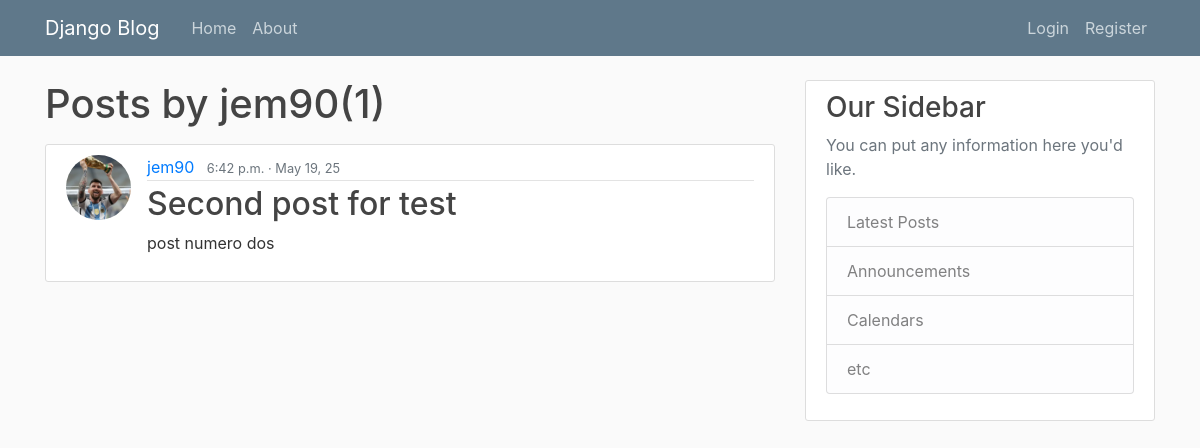
Before: /user/jem90/ with the older database file.
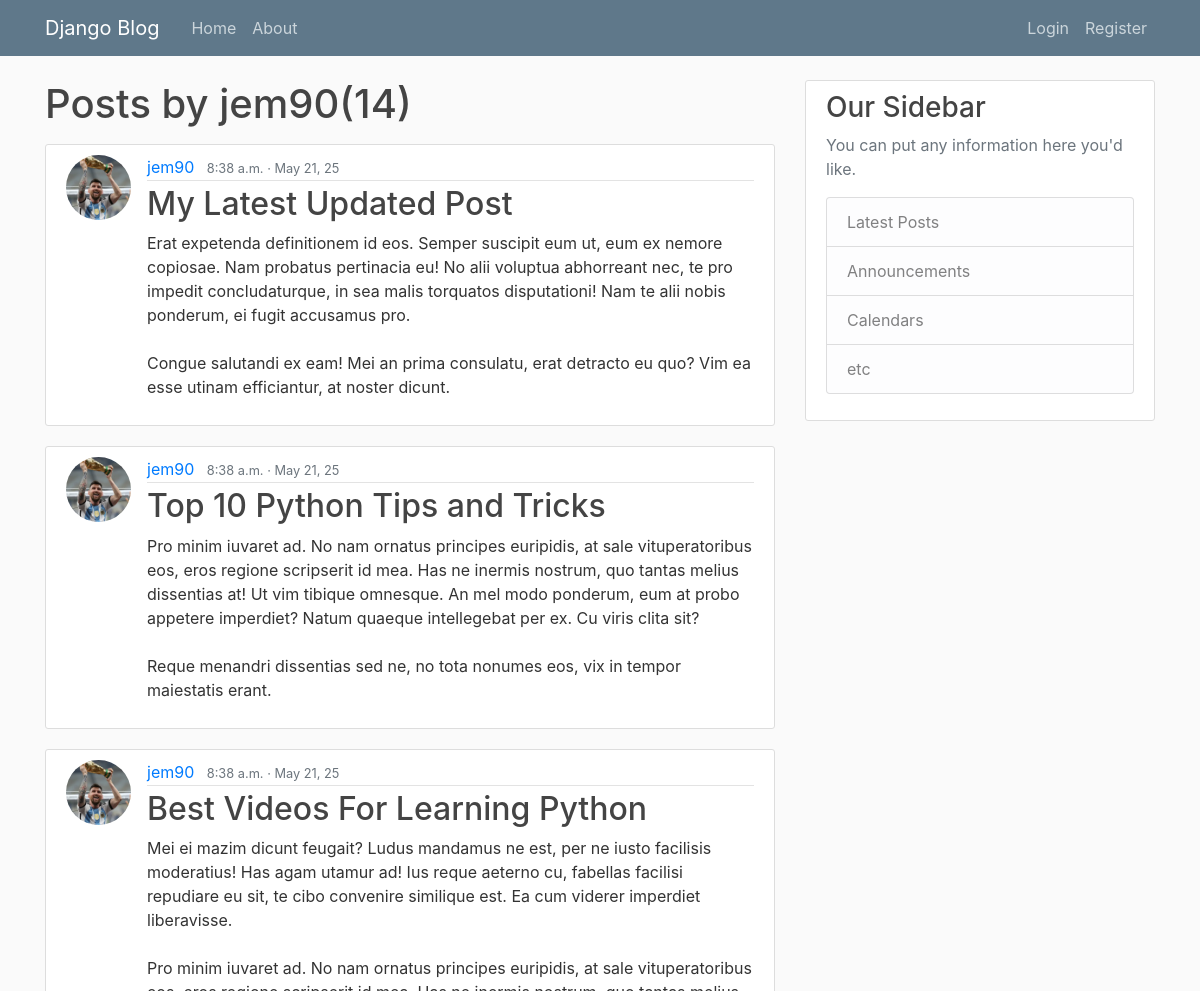
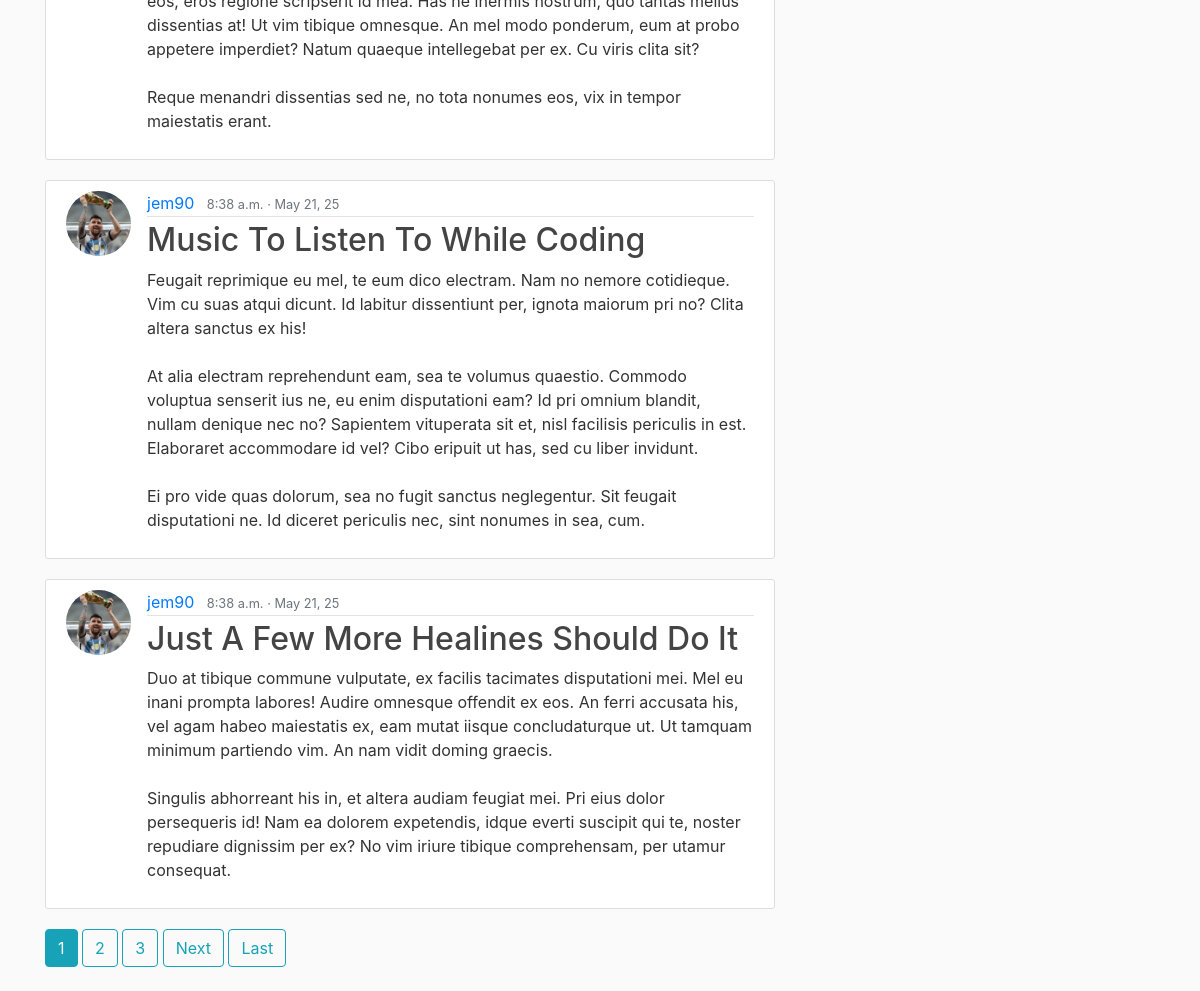
After: the same page with the newer database file (2 pictures, top to bottom).
### blog/models.py (models this page shows, shortened)
class Post(models.Model):
    title = models.CharField(max_length=200)
    date = models.DateTimeField(default=timezone.now)
    content = models.TextField()
    author = models.ForeignKey(User, on_delete=models.CASCADE)

### users/models.py (models this page shows, shortened)
class Profile(models.Model):
    user = models.OneToOneField(User, on_delete=models.CASCADE)
    image = models.ImageField(default="default.jpg", upload_to="profile_pics")

### blog/views.py (the view)
# urls.py: path("user/<str:username>/", UserPostListview.as_view(), name="user-posts"),
class UserPostListview(ListView):
    context_object_name = "posts"
    model = Post
    template_name = "blog/.html"
    ordering = ["-date"]
    paginate_by = 5
    def get_queryset(self):
        user = get_object_or_404(User, username=self.kwargs.get("username"))
        return Post.objects.filter(author=user).order_by("-date")

### blog/templates/blog/post_list.html (shortened to what this page needs)
{% extends "blog/base.html" %} {% block content %}
<h1 class="mb-3">
  Posts by {{ view.kwargs.username }}({{ page_obj.paginator.count }})
</h1>
{% for post in posts %}
<article class="media content-section">
  <img
    class="rounded-circle article-img"
    src="{{ post.author.profile.image.url }}"
    alt=""
  />
  <div class="media-body">
    <div class="article-metadata">
      <a class="mr-2" href="{% url 'user-posts' post.author.username %}"
        >{{ post.author }}</a
      >
      <small class="text-muted">{{ post.date|date:"P · M j, y"}}</small>
    </div>
    <h2>
      <a class="article-title" href="{% url 'post-detail' post.id %}"
        >{{ post.title }}</a
      >
    </h2>
    <p class="article-content">{{ post.content }}</p>
  </div>
</article>
{% endfor %}
{% if is_paginated %}
  {% for num in page_obj.paginator.page_range %}
    {% if num == page_obj.number %}
      <a class="btn btn-info mb-4" href="?page={{ num }}">{{ num }}</a>
    {% else %}
      {% if num > page_obj.number|add:'-3' and num < page_obj.number|add:'3' %}
        <a class="btn btn-outline-info mb-4" href="?page={{ num }}">{{ num }}</a>
      {% endif %}
    {% endif %}
  {% endfor %}
  {% if page_obj.has_next %}
    <a
      class="btn btn-outline-info mb-4"
      href="?page={{ page_obj.next_page_number }}"
      >Next</a>
    <a
      class="btn btn-outline-info mb-4"
      href="?page={{ page_obj.paginator.num_pages }}"
      >Last</a>
  {% endif %}
{% endif %}
{% endblock content %}

### blog/templates/blog/base.html (shortened to what this page needs)
{% load static %}
<!DOCTYPE html>
<html>
<head>
    <link rel="stylesheet" href="https://maxcdn.bootstrapcdn.com/bootstrap/4.0.0/css/bootstrap.min.css">
    <link rel="stylesheet" type="text/css" href="{% static 'blog/main.css' %}">
</head>
<body>
    <header class="site-header">
      <nav class="navbar navbar-expand-md navbar-dark bg-steel fixed-top">
        <div class="container">
          <a class="navbar-brand mr-4" href="{% url 'blog-home' %}">Django Blog</a>
          <div class="collapse navbar-collapse" id="navbarToggle">
            <div class="navbar-nav mr-auto">
              <a class="nav-item nav-link" href="{% url 'blog-home' %}">Home</a>
              <a class="nav-item nav-link" href="{% url 'blog-about' %}">About</a>
            </div>
            <div class="navbar-nav">
{% if user.is_authenticated %}
  <div class="d-inline-flex align-items-center">
<div style="margin-right: 10px;">
    <form method="post" action="{% url 'logout' %}" class="m-0 p-0">
      {% csrf_token %}
      <button type="submit" class="nav-item nav-link btn btn-link m-0 p-0 me-2" style="border:none; background:none;">Logout  </button>
    </form>
</div>
    <a class="nav-item nav-link btn btn-link m-0 p-0" style="border:none; background:none;" href="{% url 'profile' %}">Profile  </a>
    <a class="nav-item nav-link btn btn-link m-0 p-0" style="border:none; background:none;" href="{% url 'post-create' %}"> Create Post</a>
  </div>
{% else %}
  <a class="nav-item nav-link" href="{% url 'login' %}">Login</a>
  <a class="nav-item nav-link" href="{% url 'register' %}">Register</a>
{% endif %}
           </div>
          </div>
        </div>
      </nav>
    </header>
    <main role="main" class="container">
      <div class="row">
        <div class="col-md-8">
          {% block content %}{% endblock %}
        </div>
        <div class="col-md-4">
          <div class="content-section">
            <h3>Our Sidebar</h3>
            <p class='text-muted'>You can put any information here you'd like.
              <ul class="list-group">
                <li class="list-group-item list-group-item-light">Latest Posts</li>
                <li class="list-group-item list-group-item-light">Announcements</li>
                <li class="list-group-item list-group-item-light">Calendars</li>
                <li class="list-group-item list-group-item-light">etc</li>
              </ul>
            </p>
          </div>
        </div>
      </div>
    </main>
</body>
</html>

### blog/static/blog/main.css (style rules this page uses)
body { background: #fafafa; color: #333333; margin-top: 5rem; }
h1, h2, h3, h4, h5, h6 { color: #444444; }
ul { margin: 0; }
.bg-steel { background-color: #5f788a; }
.site-header .navbar-nav .nav-link { color: #cbd5db; }
.content-section { background: #ffffff; padding: 10px 20px; border: 1px solid #dddddd; border-radius: 3px; margin-bottom: 20px; }
.article-title { color: #444444; }
.article-content { white-space: pre-line; }
.article-img { height: 65px; width: 65px; margin-right: 16px; }
.article-metadata { padding-bottom: 1px; margin-bottom: 4px; border-bottom: 1px solid #e3e3e3; }

Changed rows visible on the page:
removed Post: author.profile.image (picture), author "jem90", date "6:42 p.m. · May 19, 25", title "Second post for test", content "post numero dos"
added Post: author.profile.image (picture), author "jem90", date "8:38 a.m. · May 21, 25", title "My Latest Updated Post", content "Erat expetenda definitionem id eos. Semper suscipit eum ut, eum ex nemore copiosae. Nam probatus pertinacia eu! No alii voluptua abhorreant nec, te pro impedit concludaturque, in sea malis torquatos disputationi! Nam te alii nobis ponderum, ei fugit accusamus pro. Congue salutandi ex eam! Mei an prima consulatu, erat detracto eu quo? Vim ea esse utinam efficiantur, at noster dicunt."
added Post: author.profile.image (picture), author "jem90", date "8:38 a.m. · May 21, 25", title "Top 10 Python Tips and Tricks", content "Pro minim iuvaret ad. No nam ornatus principes euripidis, at sale vituperatoribus eos, eros regione scripserit id mea. Has ne inermis nostrum, quo tantas melius dissentias at! Ut vim tibique omnesque. An mel modo ponderum, eum at probo appetere imperdiet? Natum quaeque intellegebat per ex. Cu viris clita sit? Reque menandri dissentias sed ne, no tota nonumes eos, vix in tempor maiestatis erant."
added Post: author.profile.image (picture), author "jem90", date "8:38 a.m. · May 21, 25", title "Best Videos For Learning Python", content "Mei ei mazim dicunt feugait? Ludus mandamus ne est, per ne iusto facilisis moderatius! Has agam utamur ad! Ius reque aeterno cu, fabellas facilisi repudiare eu sit, te cibo convenire similique est. Ea cum viderer imperdiet liberavisse. Pro minim iuvaret ad. No nam ornatus principes euripidis, at sale vituperatoribus eos, eros regione scripserit id mea. Has ne inermis nostrum, quo tantas melius dissentias at! Ut vim tibique omnesque. An mel modo ponderum, eum at probo appetere imperdiet? Natum quaeque intellegebat per ex. Cu viris clita sit? Reque menandri dissentias sed ne, no tota nonumes eos, vix in tempor maiestatis erant."
added Post: author.profile.image (picture), author "jem90", date "8:38 a.m. · May 21, 25", title "Music To Listen To While Coding", content "Feugait reprimique eu mel, te eum dico electram. Nam no nemore cotidieque. Vim cu suas atqui dicunt. Id labitur dissentiunt per, ignota maiorum pri no? Clita altera sanctus ex his! At alia electram reprehendunt eam, sea te volumus quaestio. Commodo voluptua senserit ius ne, eu enim disputationi eam? Id pri omnium blandit, nullam denique nec no? Sapientem vituperata sit et, nisl facilisis periculis in est. Elaboraret accommodare id vel? Cibo eripuit ut has, sed cu liber invidunt. Ei pro vide quas dolorum, sea no fugit sanctus neglegentur. Sit feugait disputationi ne. Id diceret periculis nec, sint nonumes in sea, cum."
added Post: author.profile.image (picture), author "jem90", date "8:38 a.m. · May 21, 25", title "Just A Few More Healines Should Do It", content "Duo at tibique commune vulputate, ex facilis tacimates disputationi mei. Mel eu inani prompta labores! Audire omnesque offendit ex eos. An ferri accusata his, vel agam habeo maiestatis ex, eam mutat iisque concludaturque ut. Ut tamquam minimum partiendo vim. An nam vidit doming graecis. Singulis abhorreant his in, et altera audiam feugiat mei. Pri eius dolor persequeris id! Nam ea dolorem expetendis, idque everti suscipit qui te, noster repudiare dignissim per ex? No vim iriure tibique comprehensam, per utamur consequat."
Other visible differences:
{{ page_obj.paginator.count }}: "1" → "14"
new list line: "1"
new list line: "2"
new list line: "3"
text now shown: "Next Last"
